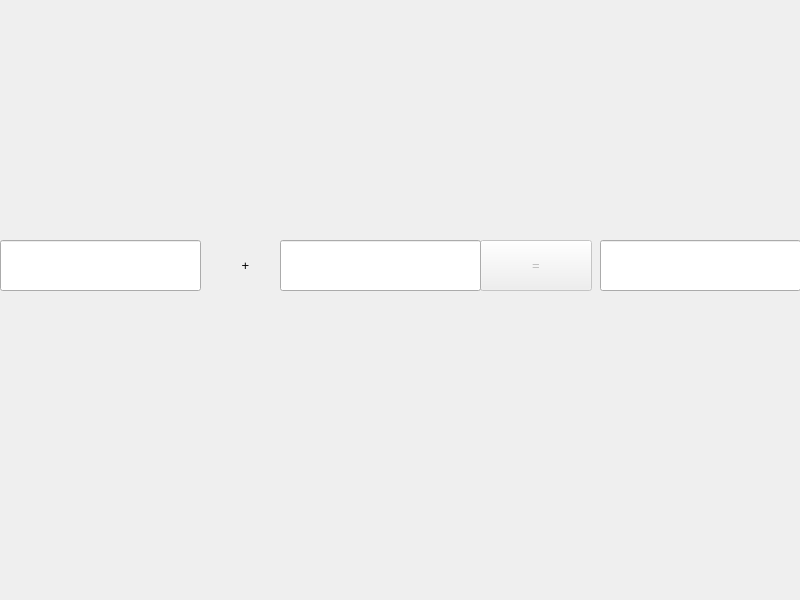
<?xml version="1.0" encoding="UTF-8"?>
<ui version="4.0">
 <class>CalculatorDialog</class>
 <widget class="QDialog" name="CalculatorDialog">
  <property name="geometry">
   <rect>
    <x>0</x>
    <y>0</y>
    <width>800</width>
    <height>600</height>
   </rect>
  </property>
  <property name="font">
   <font>
    <pointsize>10</pointsize>
   </font>
  </property>
  <property name="windowTitle">
   <string>计算器</string>
  </property>
  <widget class="QPushButton" name="pushButton">
   <property name="enabled">
    <bool>false</bool>
   </property>
   <property name="geometry">
    <rect>
     <x>480</x>
     <y>240</y>
     <width>112</width>
     <height>51</height>
    </rect>
   </property>
   <property name="text">
    <string>=</string>
   </property>
  </widget>
  <widget class="QLabel" name="label">
   <property name="geometry">
    <rect>
     <x>210</x>
     <y>240</y>
     <width>71</width>
     <height>51</height>
    </rect>
   </property>
   <property name="text">
    <string>+</string>
   </property>
   <property name="alignment">
    <set>Qt::AlignmentFlag::AlignCenter</set>
   </property>
  </widget>
  <widget class="QLineEdit" name="lineEditX">
   <property name="geometry">
    <rect>
     <x>0</x>
     <y>240</y>
     <width>201</width>
     <height>51</height>
    </rect>
   </property>
   <property name="alignment">
    <set>Qt::AlignmentFlag::AlignCenter</set>
   </property>
  </widget>
  <widget class="QLineEdit" name="lineEditY">
   <property name="geometry">
    <rect>
     <x>280</x>
     <y>240</y>
     <width>201</width>
     <height>51</height>
    </rect>
   </property>
   <property name="alignment">
    <set>Qt::AlignmentFlag::AlignCenter</set>
   </property>
  </widget>
  <widget class="QLineEdit" name="lineEditZ">
   <property name="geometry">
    <rect>
     <x>600</x>
     <y>240</y>
     <width>201</width>
     <height>51</height>
    </rect>
   </property>
   <property name="alignment">
    <set>Qt::AlignmentFlag::AlignCenter</set>
   </property>
   <property name="readOnly">
    <bool>true</bool>
   </property>
  </widget>
 </widget>
 <resources/>
 <connections/>
</ui>
